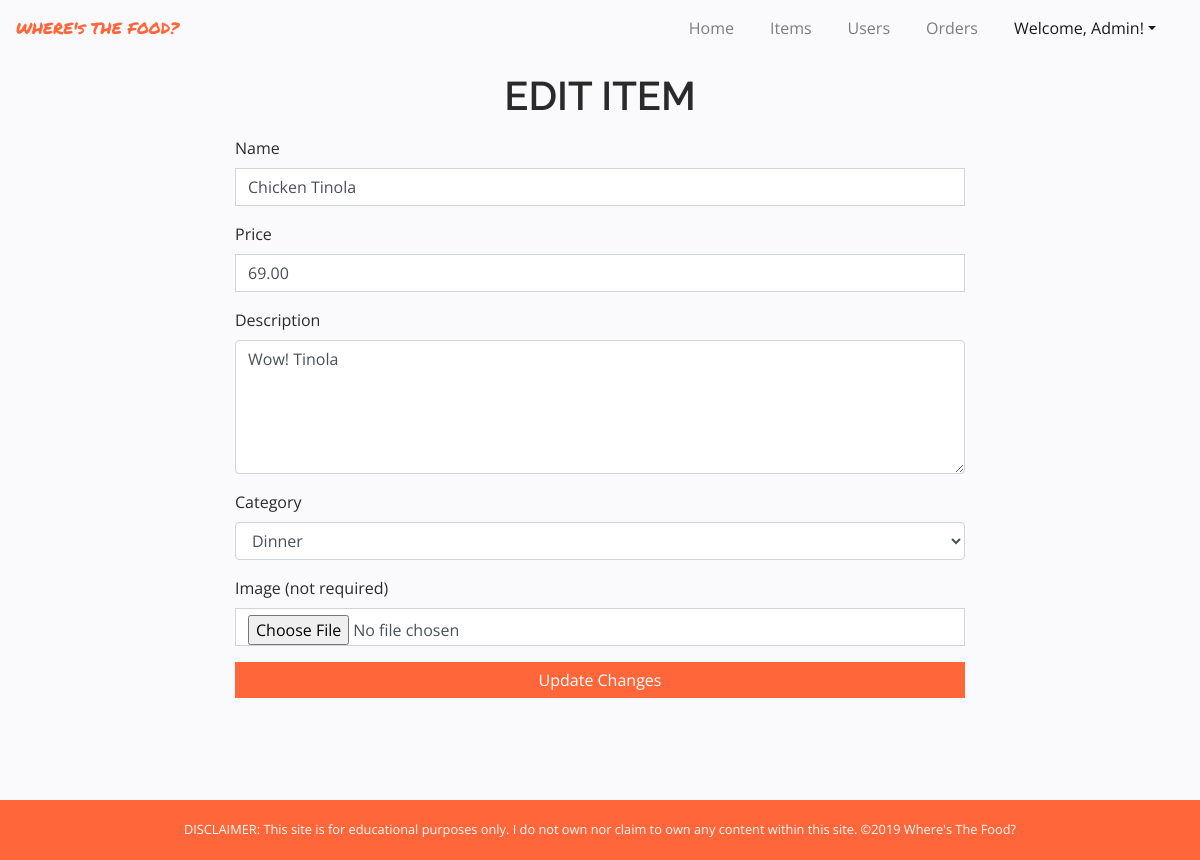
Page /app/views/edit_item.php?id=15 (signed in) on the committed database.
### tables this page shows
CREATE TABLE `items` (
  `id` int(11) NOT NULL,
  `name` varchar(255) NOT NULL,
  `price` decimal(18,2) NOT NULL,
  `description` varchar(255) NOT NULL,
  `image_path` varchar(255) DEFAULT NULL,
  `category_id` int(11) NOT NULL
);

### app/views/edit_item.php (the view, shortened to what this page needs)
<?php
	require_once("../partials/template.php");
?>
<?php function get_page_content() { ?>
<?php global $conn ?>
	<?php if(isset($_SESSION["user"]) && $_SESSION["user"]["role_id"] == 1): ?>
	<?php
		$item_id = $_GET["id"];
		$sql = "SELECT * FROM items WHERE id=$item_id";
		$result = mysqli_query($conn, $sql);
		$item = mysqli_fetch_assoc($result);
	?>
	<div class="container">
		<div class="row">
			<div class="col-md-8 offset-md-2">
				<h1 class="my-3 text-center">EDIT ITEM</h1>
				<form action="../controllers/process_edit_item.php" method="POST" enctype="multipart/form-data">
					<div class="form-group">
						<label for="item_name">Name</label>
						<input id="item_name" name="item_name" class="form-control" type="text" value="<?php echo $item["name"] ?>" required>
					</div>
					<div class="form-group">
						<label for="item_price">Price</label>
						<input id="item_price" name="item_price" class="form-control" type="number" min="1" value="<?php echo $item["price"] ?>" required>
					</div>
					<div class="form-group">
						<label for="item_description">Description</label>
						<textarea id="item_description" name="item_description" class="form-control" rows="5"required><?php echo $item["description"] ?></textarea>
					</div>
					<div class="form-group">
						<label for="item_category">Category</label>
						<select name="item_category" id="item_category" class="form-control" required>
							<?php
								$sql2 = "SELECT * FROM categories";
								$result2 = mysqli_query($conn, $sql2);
								foreach ($result2 as $category) {
									extract($category);
									$selected = $item["category_id"] == $id ? 'selected': "";
									echo "<option value='" . $id ."' " . $selected . ">" . $name . "</option>";
								 }
							?>
						</select>
					</div>
					<div class="form-group">
						<label for="image">Image (not required)</label>
						<input type="file" id="image" class="form-control" name="image">
					</div>
					<button type="submit" class="btn btn-orange btn-block mb-5">Update Changes</button>
				</form>
			</div>
		</div>
	</div>
	<?php else:
		header("Location: ./error.php");
	endif;?>
<?php } ?>

### app/assets/css/style.css (style rules this page uses)
* { font-family: 'Open Sans', sans-serif; color: #2A2A2A; }
h1, h2, h3, h4, h5, h6 { font-family: 'Raleway', sans-serif; font-weight: 600; }
html { overflow: scroll; overflow-x: hidden; }
input, button, a, li { border-radius: 0 !important; }
body { background-color: #FAFAFC; }
.btn-orange { color: white; background-color: #FF673B; border: 0; }
body { min-height: 100vh; position: relative; }

### rows in the picture
items: item_name "Chicken Tinola", item_price "69.00", item_description "Wow! Tinola"

### other values in the picture
$_SESSION["user"]["firstname"] "Admin"
form field item_category "Dinner"
